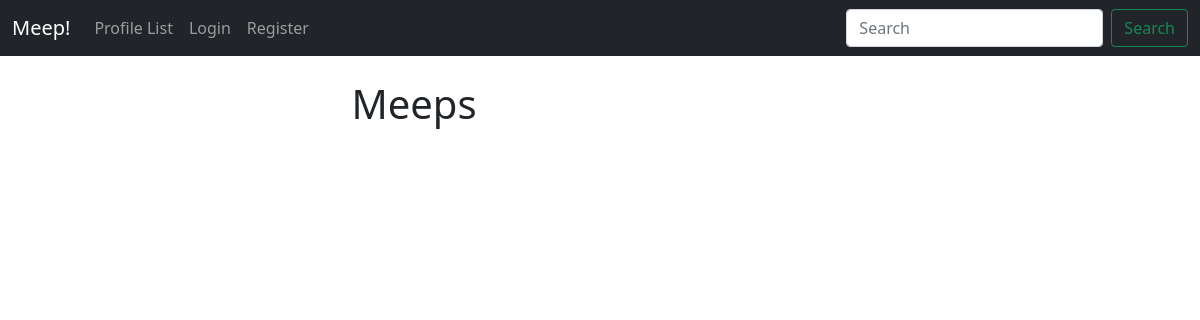
The app's page /, older data.
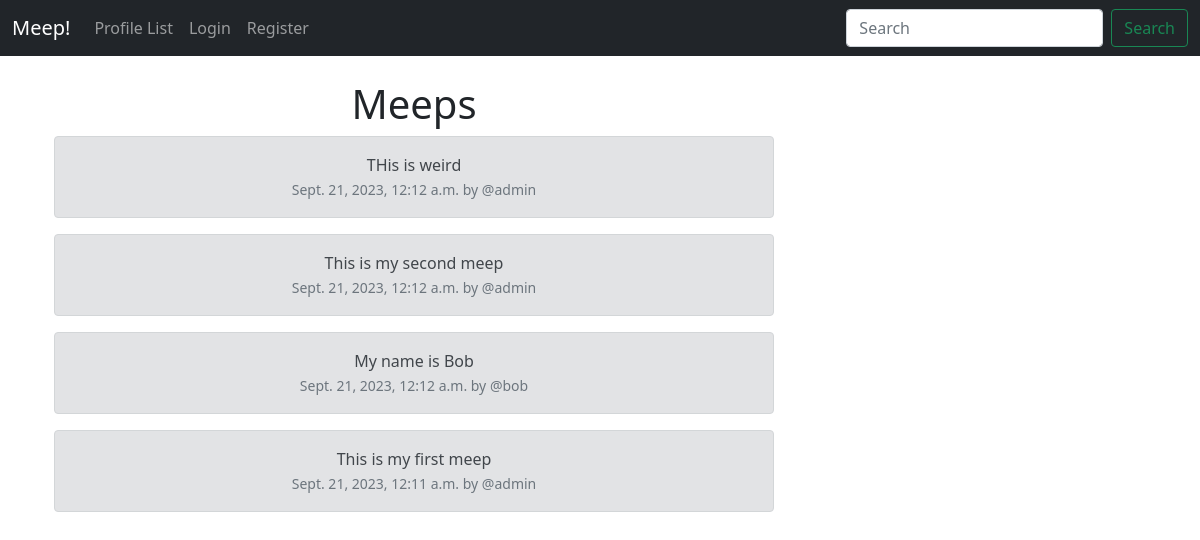
The same page, newer data.
### social/models.py (models this page shows, shortened)
class Meep(models.Model):
    user = models.ForeignKey(User, related_name="meeps", on_delete=models.DO_NOTHING)
    body = models.CharField(max_length=200)
    created_at = models.DateTimeField(auto_now_add=True)

### social/views.py (the view)
# urls.py: path("", views.home, name="home"),
def home(request):
    if request.user.is_authenticated:
        form = MeepForm(request.POST or None)
        if request.method == "POST":
            if form.is_valid():
                meep = form.save(commit=False)
                meep.user = request.user
                meep.save()
                messages.success(request, ("Meep posted"))
                return redirect("home")
        meeps = Meep.objects.all().order_by("-created_at")
        return render(request, "home.html", {"meeps": meeps, "form": form})
    else:
        meeps = Meep.objects.all().order_by("-created_at")
        return render(request, "home.html", {"meeps": meeps})

### social/templates/home.html (shortened to what this page needs)
{% extends 'base.html' %}
{% block content %}
<div class="container text-center">
    <div class="row">
        <div class="col-8">
            <h1>Meeps</h1>
            {% for meep in meeps %}
            <div class="alert alert-secondary" role="alert">
                {{ meep.body }} <br />
                <small class="text-muted">
                    {{ meep.created_at }} by @{{ meep.user.username }}
                </small>
            </div>
            {% endfor %}
        </div>
        <div class="col-4">
        </div>
    </div>
</div>
{% endblock %}

### social/templates/base.html (shortened to what this page needs)
<!doctype html>
<html lang="en">
<head>
    <link href="https://cdn.jsdelivr.net/npm/bootstrap@5.1.3/dist/css/bootstrap.min.css" rel="stylesheet"
>
</head>
<body>
    {% include 'navbar.html' %}
    <br />
    <div class="container overflow-hidden">
        {% block content %}
        {% endblock %}
    </div>
</body>
</html>

### social/templates/navbar.html (shortened to what this page needs)
<nav class="navbar navbar-expand-lg navbar-dark bg-dark">
    <div class="container-fluid">
        <a class="navbar-brand" href="{% url 'home' %}">Meep!</a>
        <div class="collapse navbar-collapse" id="navbarSupportedContent">
            <ul class="navbar-nav me-auto mb-2 mb-lg-0">
                <li class="nav-item">
                    <a class="nav-link" href="{% url 'profile_list' %}">Profile List</a>
                </li>
                {% if user.is_authenticated %}
                <li class="nav-item">
                    <a class="nav-link" href="{% url 'profile' request.user.id %}">My Profile</a>
                </li>
                <li class="nav-item">
                    <a class="nav-link" href="{% url 'logout' %}">Logout</a>
                </li>
                {% else %}
                <li class="nav-item">
                    <a class="nav-link" href="{% url 'login' %}">Login</a>
                </li>
                <li class="nav-item">
                    <a class="nav-link" href="{% url 'register' %}">Register</a>
                </li>
                {% endif %}
            </ul>
            <form class="d-flex">
                <input class="form-control me-2" type="search" placeholder="Search" aria-label="Search">
                <button class="btn btn-outline-success" type="submit">Search</button>
            </form>
        </div>
    </div>
</nav>

Row changes from the older to the newer data that the page shows:
added Meep: body "THis is weird", created_at "Sept. 21, 2023, 12:12 a.m.", user.username "admin"
added Meep: body "This is my second meep", created_at "Sept. 21, 2023, 12:12 a.m.", user.username "admin"
added Meep: body "My name is Bob", created_at "Sept. 21, 2023, 12:12 a.m.", user.username "bob"
added Meep: body "This is my first meep", created_at "Sept. 21, 2023, 12:11 a.m.", user.username "admin"
